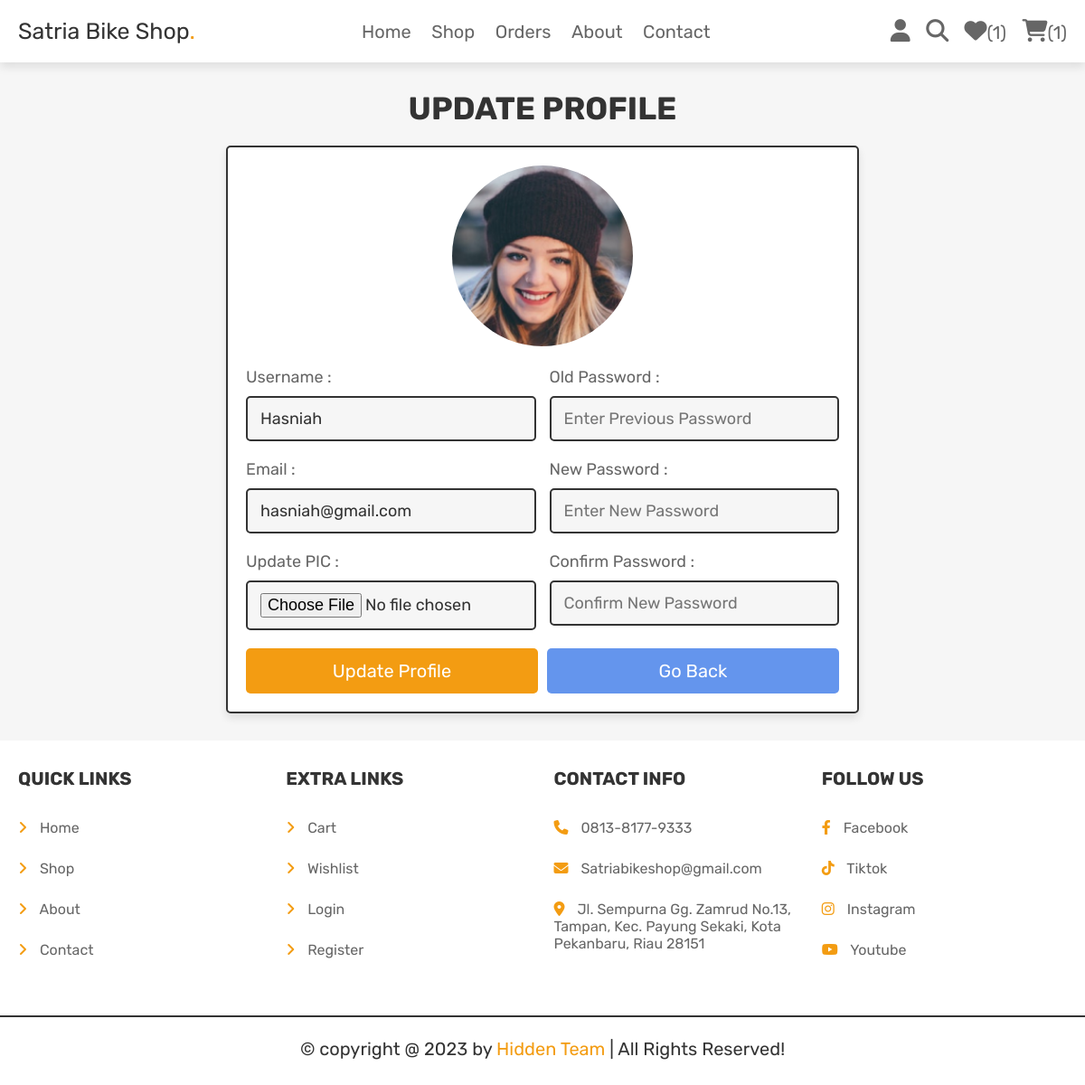
/user_profile_update.php (signed in), run on the app's committed database.
### tables this page shows
CREATE TABLE `users` (
  `id` int(100) NOT NULL,
  `name` varchar(100) NOT NULL,
  `email` varchar(100) NOT NULL,
  `password` varchar(100) NOT NULL,
  `user_type` varchar(20) NOT NULL DEFAULT 'user',
  `image` varchar(100) NOT NULL
);

### user_profile_update.php (the view, shortened to what this page needs)
<?php
@include 'config.php';
?>
<!DOCTYPE html>
<html lang="en">
<head>
   <link rel="stylesheet" href="https://cdnjs.cloudflare.com/ajax/libs/font-awesome/6.1.1/css/all.min.css">
   <link rel="stylesheet" href="css/components.css">
</head>
<body>
<?php include 'header.php'; ?>
<section class="update-profile">
   <h1 class="title">update profile</h1>
   <form action="" method="POST" enctype="multipart/form-data">
      <img src="uploaded_img/<?= $fetch_profile['image']; ?>" alt="">
      <div class="flex">
         <div class="inputBox">
            <span>Username :</span>
            <input type="text" name="name" value="<?= $fetch_profile['name']; ?>" placeholder="Update Username" required class="box">
            <span>Email :</span>
            <input type="email" name="email" value="<?= $fetch_profile['email']; ?>" placeholder="Update Email" required class="box">
            <span>Update PIC :</span>
            <input type="file" name="image" accept="image/jpg, image/jpeg, image/png" class="box">
         </div>
         <div class="inputBox">
            <span>Old Password :</span>
            <input type="password" name="update_pass" placeholder="Enter Previous Password" class="box">
            <span>New Password :</span>
            <input type="password" name="new_pass" placeholder="Enter New Password" class="box">
            <span>Confirm Password :</span>
            <input type="password" name="confirm_pass" placeholder="Confirm New Password" class="box">
         </div>
      </div>
      <div class="flex-btn">
         <input type="submit" class="btn" value="update profile" name="update_profile">
         <a href="home.php" class="option-btn">go back</a>
      </div>
   </form>
</section>
<?php include 'footer.php'; ?>
</body>
</html>

### css/components.css (style rules this page uses)
:root { --orange:#f39c12; --blue:#6495ED; --red:#e74c3c; --black:#333; --light-color:#666; --white:#fff; --light-bg:#f6f6f6; --border:.2rem solid var(--black); --box-shadow:0 .5rem 1rem rgba(0,0,0,.1); }
* { font-family: 'Rubik', sans-serif; margin:0; padding:0; box-sizing: border-box; outline: none; border:none; text-decoration: none; color:var(--black); }
body { background-color: var(--light-bg); }
html { font-size: 62.5%; overflow-x: hidden; scroll-behavior: smooth; scroll-padding-top: 6.5rem; }
section { padding:3rem 2rem; max-width: 1200px; margin:0 auto; }
.btn, .delete-btn, .option-btn { display: block; width: 100%; margin-top: 1rem; border-radius: .5rem; color:var(--white); font-size: 2rem; padding:1.3rem 3rem; text-transform: capitalize; cursor: pointer; text-align: center; }
.btn { background-color: var(--orange); }
.option-btn { background-color: var(--blue); }
.flex-btn { display: flex; flex-wrap: wrap; gap:1rem; }
.flex-btn > * { flex:1; }
.title { text-align: center; margin-bottom: 2rem; text-transform: uppercase; color:var(--black); font-size: 3.5rem; }
.update-profile form { max-width: 70rem; margin: 0 auto; background-color: var(--white); box-shadow: var(--box-shadow); border:var(--border); border-radius: .5rem; padding:2rem; text-align: center; }
.update-profile form .flex { display: flex; gap:1.5rem; justify-content: space-between; }
.update-profile form img { height: 20rem; width: 20rem; margin-bottom: 1rem; border-radius: 50%; object-fit: cover; }
.update-profile form .inputBox { text-align: left; width: 49%; }
.update-profile form .inputBox span { display: block; padding-top: 1rem; font-size: 1.8rem; color:var(--light-color); }
.update-profile form .inputBox .box { width: 100%; padding:1.2rem 1.4rem; font-size: 1.8rem; color:var(--black); border:var(--border); border-radius: .5rem; margin:1rem 0; background-color: var(--light-bg); }

### data on the page
users: image (picture), name "Hasniah", email "hasniah@gmail.com"

### other printed values
$count_wishlist_items->rowCount() "1"
$count_cart_items->rowCount() "1"
